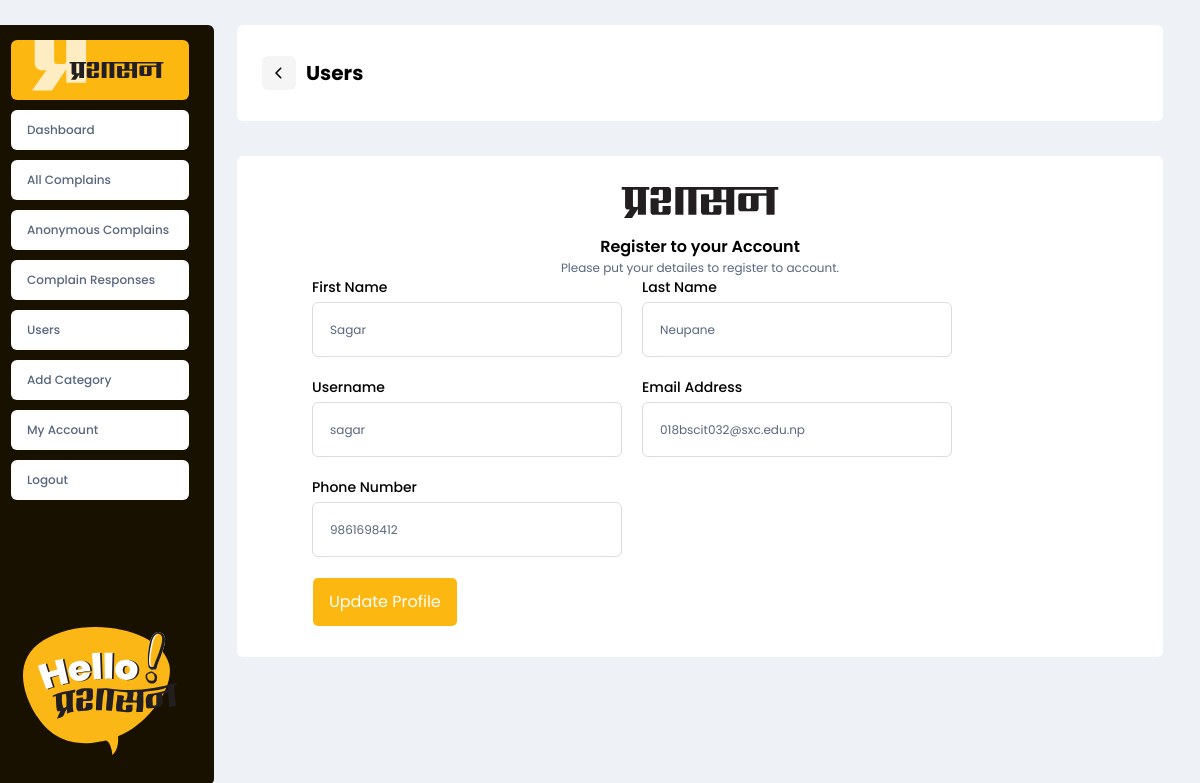
The page /account/edit-user/2 (signed in) on the database its author committed.
### account/models.py (models this page shows, shortened)
class CustomUser(AbstractUser):
    username = models.CharField(max_length=255,unique=True)
    first_name = models.CharField(max_length=150)
    last_name = models.CharField(max_length=150)
    email = models.EmailField(unique=True)
    phone_number = models.CharField(
        max_length=10, null=True,
        validators=[
            RegexValidator(r'^\d{10}$', 'Phone number must be 10 digits')
        ]
    )
    created_date=models.DateTimeField(auto_now_add=True)
    role = models.PositiveSmallIntegerField(
        choices=choices.ROLE_CHOICES, blank=True, default=3
    )
    admin_category = models.ForeignKey(
        ComplainName, on_delete=models.SET_NULL, null=True
    )
    USERNAME_FIELD='email'
    REQUIRED_FIELDS=['username',]

### account/views.py (the view)
# urls.py: path('edit-user/<int:id>', views.edit_user, name='edit_user'),
def edit_user(request,id):
    user = get_object_or_404(CustomUser, id=id)
    if request.user.id != user.id and request.user.role != 1:  #allows users to update their own details only while allowing admin to update other users details too
        messages.error(request, 'Cannot Access!')
        return redirect('user-edit', id=request.user.id)
    if request.method == 'POST':
        form = EditUserForm(request.POST, instance=user)
        email = request.POST.get("email")
        username = request.POST.get('username')
        if CustomUser.objects.exclude(id=user.id).filter(username=username).first():
            messages.info(request, f'User with this username "{username}" already exists')
            return redirect('main:my_account')
        if CustomUser.objects.exclude(id=user.id).filter(email=email).first():
            messages.info(request, f'User with this email "{email}" already exists')
            return redirect('main:my_account')
        if form.is_valid():
            form.save()
            if request.user.role == 1:
                messages.success(request, "User Details Updated Successfully")
                return redirect('main:my_account')
            else:
                messages.success(request, "Details Updated Successfully")
                return redirect('main:my_account')
        else:
            print(form.errors)
            messages.error(request, "Please fill the form with correct data")
    else:
        form = EditUserForm()
    context = {'user': user}
    return render(request, 'account/edit_user.html', context)

### account/templates/account/edit_user.html (shortened to what this page needs)
{% include 'layouts/header.html' %}
<section id="dashboard">
    <div class="container-fluid">
      <div class="row">
        <div class="col-md-2">
          {% include 'layouts/left-dash.html' %}
        </div>
        <div class="col-md-10 arrange-complain">
            <div class="edit-the-user">
                <div class="mid-complain-heading">
                    <div class="dash-header">
                      <a href="#" id="back-button">
                      <div class="pointer">
                      </div>
                      </a>
                      <div class="heading">
                        <p>Users</p>
                      </div>
                    </div>
                  </div>
                <div class="register-content">
                    <div class="login-logo">
                    </div>
                    <form method="post">
                    <div class="login-head">
                        <h5>Register to your Account</h5>
                        <p>Please put your detailes to register to account.</p>
                    </div>
                    <div class="register-details">
                        <div class="register-email response">
                            <p>First Name</p>
                            <div class="user-register">
                                <input type="text" placeholder="Enter your First Name" value="{{ user.first_name }}" name="first_name">
                            </div>
                        </div>
                        <div class="register-email response">
                            <p>Last Name</p>
                            <div class="user-register">
                                <input type="text" placeholder="Enter your Last Name" value="{{ user.last_name }}" name="last_name">
                            </div>
                        </div>
                        <div class="register-email response">
                            <p>Username</p>
                            <div class="user-register">
                                <input type="text" placeholder="Enter your Last Name" value="{{user.username}}" name="username">
                            </div>
                        </div>
                        <div class="register-email">
                            <p>Email Address</p>
                            <div class="user-register">
                                <input type="email" placeholder="Enter your Email Address" value="{{user.email}}" name="email">
                            </div>
                        </div>
                        <div class="register-email">
                            <p>Phone Number</p>
                            <div class="user-register">
                                <input type="text" placeholder="Enter your Phone Number" value="{{user.phone_number}}" name="phone_number">
                            </div>
                        </div>
                    </div>
                    <div class="register-signup">
                        <div class="login-button">
                            <button type="submit">
                                <a href="">Update Profile</a>
                            </button>
                        </div>
                        </div></form>
                </div>
            </div>
         </div>
      </div>
    </div>
  </section>
{% include 'layouts/footer.html' %}

### main/static/css/style.css (style rules this page uses)
body { font-family:poppins!important; }
* { box-sizing: border-box; }
:root { --Pra-Yellow: #fcb810; --Border1: #dbdbdb; --TextColor: #58667e; --Pra-White: #ffffff; --Pra-Black: #000000; }
body { background: #eef2f6; }
#dashboard { height: auto; background: #eef2f6; }
.pointer { display: flex; padding: 5px; align-items: center; gap: 10px; border-radius: 6px; background: #f5f5f5; margin-right: 10px; transition: all 0.3s ease-in-out; }
.mid-complain-heading { display: flex; height: 96px; padding: 25px; justify-content: space-between; align-items: center; align-self: stretch; border-radius: 6px; background: #fff; }
.dash-header { display: flex; align-items: center; text-align: center; flex-direction: row; }
.heading p { color: #000; font-family: Poppins; font-size: 20px; font-style: normal; font-weight: 700; line-height: normal; margin-bottom: 0px; }
.login-logo { text-align: center; }
.login-head { align-items: center; }
.login-head h5 { color: var(--Pra-Black); text-align: center; font-family: Poppins; font-size: 16px; font-style: normal; font-weight: 600; line-height: normal; align-self: stretch; margin-bottom: 0px; }
.login-head p { align-self: stretch; color: var(--TextColor); text-align: center; font-family: Poppins; font-size: 12px; font-style: normal; font-weight: 400; line-height: normal; margin-bottom: 0px; }
.login-button { display: flex; padding: 1px; justify-content: center; align-items: center; gap: 4px; align-self: stretch; border-radius: 6px; }
.login-button button { display: flex; padding: 16px; flex-direction: column; justify-content: center; align-items: center; flex: 1 0 0; border-radius: 5px; background: var(--Pra-Yellow); border: none; transition: all 0.3s ease-in-out; }
.login-button button a { color: var(--Pra-White); font-feature-settings: "clig" off, "calt" off, "liga" off; font-size: 16px; font-style: normal; font-weight: 400; line-height: 16px; text-decoration: none; }
.register-content { transform: translate(0%, 5%); margin-right: auto; margin-left: auto; display: flex; width: 798px; padding: 30px 75px; flex-direction: column; justify-content: center; align-items: center; gap: 15px; border-radius: 6px; background: #fff; box-shadow: 50px 50px 75px 0px rgba(201, 122, 5, 0.25); }
.register-details { display: flex; align-items: flex-start; align-content: flex-start; gap: 20px; align-self: stretch; flex-wrap: wrap; }
.register-email { align-self: stretch; width: 310px; }
.register-email p { color: var(--Pra-Black); font-family: Poppins; font-size: 14px; font-style: normal; font-weight: 500; line-height: normal; height: 25px; align-self: stretch; margin-bottom: 0px; }
.user-register { width: 100%; display: flex; height: 55px; padding: 0px 15px; align-items: center; gap: 10px; align-self: stretch; border-radius: 6px; border: 1px solid var(--Border1); background: #fff; }
.user-register input { color: var(--TextColor); font-family: Poppins; font-size: 12px; font-style: normal; font-weight: 400; line-height: normal; border: none; align-self: stretch; width: 300px; border: none; }
.register-signup { margin-top: 20px; }
.edit-the-user { padding: 25px; }
.edit-the-user .register-content { width: auto !important; transform: translate(0%, 7%); box-shadow: none; }
.edit-the-user .login-button { display: block; }

### rows shown on the page
CustomUser: first_name "Sagar", last_name "Neupane", username "sagar", email "018bscit032@sxc.edu.np", phone_number "9861698412"
